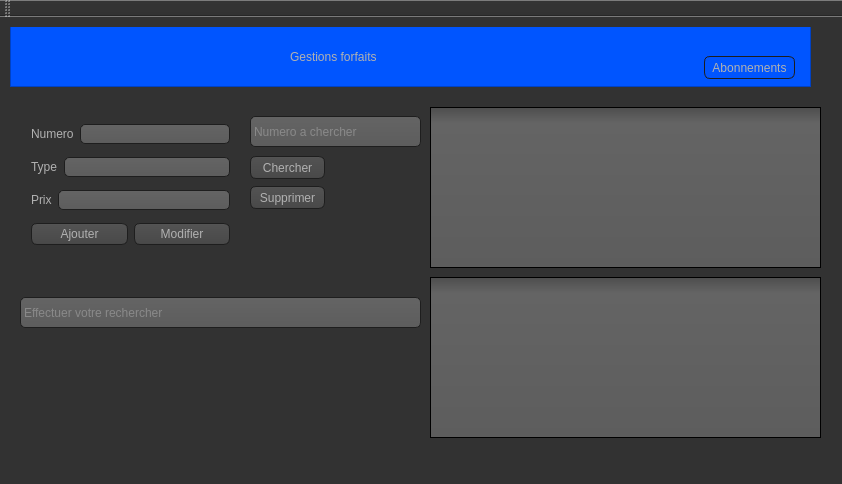
<?xml version="1.0" encoding="UTF-8"?>
<ui version="4.0">
 <class>Smart_abonnement</class>
 <widget class="QMainWindow" name="Smart_abonnement">
  <property name="geometry">
   <rect>
    <x>0</x>
    <y>0</y>
    <width>842</width>
    <height>484</height>
   </rect>
  </property>
  <property name="windowTitle">
   <string>Smart_abonnement</string>
  </property>
  <property name="styleSheet">
   <string notr="true">
Qlabel
{
 
	font: 16pt &quot;MS Shell Dlg 2&quot;;
    color:blue;
}


QFrame
{
background-color:#0F52BA;
}

QLabel
{
font: 12pt &quot;MS Shell Dlg 2&quot;;
color:rgb(255, 255, 255);
}
QPushButton:hover
{
color:white;
border-radius:15px;
background:#000080;
}







QToolTip
{
     border: 1px solid black;
     background-color: #ffa02f;
     padding: 1px;
     border-radius: 3px;
     opacity: 100;
}

QWidget
{
    color: #b1b1b1;
    background-color: #323232;
}

QWidget:item:hover
{
    background-color: QLinearGradient( x1: 0, y1: 0, x2: 0, y2: 1, stop: 0 #ffa02f, stop: 1 #ca0619);
    color: #000000;
}

QWidget:item:selected
{
    background-color: QLinearGradient( x1: 0, y1: 0, x2: 0, y2: 1, stop: 0 #ffa02f, stop: 1 #d7801a);
}

QMenuBar::item
{
    background: transparent;
}

QMenuBar::item:selected
{
    background: transparent;
    border: 1px solid #ffaa00;
}

QMenuBar::item:pressed
{
    background: #444;
    border: 1px solid #000;
    background-color: QLinearGradient(
        x1:0, y1:0,
        x2:0, y2:1,
        stop:1 #212121,
        stop:0.4 #343434/*,
        stop:0.2 #343434,
        stop:0.1 #ffaa00*/
    );
    margin-bottom:-1px;
    padding-bottom:1px;
}

QMenu
{
    border: 1px solid #000;
}

QMenu::item
{
    padding: 2px 20px 2px 20px;
}

QMenu::item:selected
{
    color: #000000;
}

QWidget:disabled
{
    color: #404040;
    background-color: #323232;
}

QAbstractItemView
{
    background-color: QLinearGradient( x1: 0, y1: 0, x2: 0, y2: 1, stop: 0 #4d4d4d, stop: 0.1 #646464, stop: 1 #5d5d5d);
}

QWidget:focus
{
    /*border: 2px solid QLinearGradient( x1: 0, y1: 0, x2: 0, y2: 1, stop: 0 #ffa02f, stop: 1 #d7801a);*/
}

QLineEdit
{
    background-color: QLinearGradient( x1: 0, y1: 0, x2: 0, y2: 1, stop: 0 #4d4d4d, stop: 0 #646464, stop: 1 #5d5d5d);
    padding: 1px;
    border-style: solid;
    border: 1px solid #1e1e1e;
    border-radius: 5;
}

QPushButton
{
    color: #b1b1b1;
    background-color: QLinearGradient( x1: 0, y1: 0, x2: 0, y2: 1, stop: 0 #565656, stop: 0.1 #525252, stop: 0.5 #4e4e4e, stop: 0.9 #4a4a4a, stop: 1 #464646);
    border-width: 1px;
    border-color: #1e1e1e;
    border-style: solid;
    border-radius: 6;
    padding: 3px;
    font-size: 12px;
    padding-left: 5px;
    padding-right: 5px;
}

QPushButton:pressed
{
    background-color: QLinearGradient( x1: 0, y1: 0, x2: 0, y2: 1, stop: 0 #2d2d2d, stop: 0.1 #2b2b2b, stop: 0.5 #292929, stop: 0.9 #282828, stop: 1 #252525);
}

QComboBox
{
    selection-background-color: #ffaa00;
    background-color: QLinearGradient( x1: 0, y1: 0, x2: 0, y2: 1, stop: 0 #565656, stop: 0.1 #525252, stop: 0.5 #4e4e4e, stop: 0.9 #4a4a4a, stop: 1 #464646);
    border-style: solid;
    border: 1px solid #1e1e1e;
    border-radius: 5;
}

QComboBox:hover,QPushButton:hover
{
    border: 2px solid QLinearGradient( x1: 0, y1: 0, x2: 0, y2: 1, stop: 0 #ffa02f, stop: 1 #d7801a);
}


QComboBox:on
{
    padding-top: 3px;
    padding-left: 4px;
    background-color: QLinearGradient( x1: 0, y1: 0, x2: 0, y2: 1, stop: 0 #2d2d2d, stop: 0.1 #2b2b2b, stop: 0.5 #292929, stop: 0.9 #282828, stop: 1 #252525);
    selection-background-color: #ffaa00;
}

QComboBox QAbstractItemView
{
    border: 2px solid darkgray;
    selection-background-color: QLinearGradient( x1: 0, y1: 0, x2: 0, y2: 1, stop: 0 #ffa02f, stop: 1 #d7801a);
}

QComboBox::drop-down
{
     subcontrol-origin: padding;
     subcontrol-position: top right;
     width: 15px;

     border-left-width: 0px;
     border-left-color: darkgray;
     border-left-style: solid; /* just a single line */
     border-top-right-radius: 3px; /* same radius as the QComboBox */
     border-bottom-right-radius: 3px;
 }

QComboBox::down-arrow
{
     image: url(:/down_arrow.png);
}

QGroupBox:focus
{
border: 2px solid QLinearGradient( x1: 0, y1: 0, x2: 0, y2: 1, stop: 0 #ffa02f, stop: 1 #d7801a);
}

QTextEdit:focus
{
    border: 2px solid QLinearGradient( x1: 0, y1: 0, x2: 0, y2: 1, stop: 0 #ffa02f, stop: 1 #d7801a);
}

QScrollBar:horizontal {
     border: 1px solid #222222;
     background: QLinearGradient( x1: 0, y1: 0, x2: 0, y2: 1, stop: 0.0 #121212, stop: 0.2 #282828, stop: 1 #484848);
     height: 10px;
     margin: 0px 16px 0 16px;
}

QScrollBar::handle:horizontal
{
      background: QLinearGradient( x1: 0, y1: 0, x2: 1, y2: 0, stop: 0 #ffa02f, stop: 0.5 #d7801a, stop: 1 #ffa02f);
      min-height: 20px;
      border-radius: 2px;
}

QScrollBar::add-line:horizontal {
      border: 1px solid #1b1b19;
      border-radius: 2px;
      background: QLinearGradient( x1: 0, y1: 0, x2: 1, y2: 0, stop: 0 #ffa02f, stop: 1 #d7801a);
      width: 14px;
      subcontrol-position: right;
      subcontrol-origin: margin;
}

QScrollBar::sub-line:horizontal {
      border: 1px solid #1b1b19;
      border-radius: 2px;
      background: QLinearGradient( x1: 0, y1: 0, x2: 1, y2: 0, stop: 0 #ffa02f, stop: 1 #d7801a);
      width: 14px;
     subcontrol-position: left;
     subcontrol-origin: margin;
}

QScrollBar::right-arrow:horizontal, QScrollBar::left-arrow:horizontal
{
      border: 1px solid black;
      width: 1px;
      height: 1px;
      background: white;
}

QScrollBar::add-page:horizontal, QScrollBar::sub-page:horizontal
{
      background: none;
}

QScrollBar:vertical
{
      background: QLinearGradient( x1: 0, y1: 0, x2: 1, y2: 0, stop: 0.0 #121212, stop: 0.2 #282828, stop: 1 #484848);
      width: 7px;
      margin: 16px 0 16px 0;
      border: 1px solid #222222;
}

QScrollBar::handle:vertical
{
      background: QLinearGradient( x1: 0, y1: 0, x2: 0, y2: 1, stop: 0 #ffa02f, stop: 0.5 #d7801a, stop: 1 #ffa02f);
      min-height: 20px;
      border-radius: 2px;
}

QScrollBar::add-line:vertical
{
      border: 1px solid #1b1b19;
      border-radius: 2px;
      background: QLinearGradient( x1: 0, y1: 0, x2: 0, y2: 1, stop: 0 #ffa02f, stop: 1 #d7801a);
      height: 14px;
      subcontrol-position: bottom;
      subcontrol-origin: margin;
}

QScrollBar::sub-line:vertical
{
      border: 1px solid #1b1b19;
      border-radius: 2px;
      background: QLinearGradient( x1: 0, y1: 0, x2: 0, y2: 1, stop: 0 #d7801a, stop: 1 #ffa02f);
      height: 14px;
      subcontrol-position: top;
      subcontrol-origin: margin;
}

QScrollBar::up-arrow:vertical, QScrollBar::down-arrow:vertical
{
      border: 1px solid black;
      width: 1px;
      height: 1px;
      background: white;
}


QScrollBar::add-page:vertical, QScrollBar::sub-page:vertical
{
      background: none;
}

QTextEdit
{
    background-color: #242424;
}

QPlainTextEdit
{
    background-color: #000080;
}

QHeaderView::section
{
    background-color: QLinearGradient(x1:0, y1:0, x2:0, y2:1, stop:0 #616161, stop: 0.5 #505050, stop: 0.6 #434343, stop:1 #656565);
    color: white;
    padding-left: 4px;
    border: 1px solid #6c6c6c;
}

QCheckBox:disabled
{
color: #414141;
}

QDockWidget::title
{
    text-align: center;
    spacing: 3px; /* spacing between items in the tool bar */
    background-color: QLinearGradient(x1:0, y1:0, x2:0, y2:1, stop:0 #323232, stop: 0.5 #242424, stop:1 #323232);
}

QDockWidget::close-button, QDockWidget::float-button
{
    text-align: center;
    spacing: 1px; /* spacing between items in the tool bar */
    background-color: QLinearGradient(x1:0, y1:0, x2:0, y2:1, stop:0 #323232, stop: 0.5 #242424, stop:1 #323232);
}

QDockWidget::close-button:hover, QDockWidget::float-button:hover
{
    background: #242424;
}

QDockWidget::close-button:pressed, QDockWidget::float-button:pressed
{
    padding: 1px -1px -1px 1px;
}

QMainWindow::separator
{
    background-color: QLinearGradient(x1:0, y1:0, x2:0, y2:1, stop:0 #161616, stop: 0.5 #151515, stop: 0.6 #212121, stop:1 #343434);
    color: white;
    padding-left: 4px;
    border: 1px solid #4c4c4c;
    spacing: 3px; /* spacing between items in the tool bar */
}

QMainWindow::separator:hover
{

    background-color: QLinearGradient(x1:0, y1:0, x2:0, y2:1, stop:0 #d7801a, stop:0.5 #b56c17 stop:1 #ffa02f);
    color: white;
    padding-left: 4px;
    border: 1px solid #6c6c6c;
    spacing: 3px; /* spacing between items in the tool bar */
}

QToolBar::handle
{
     spacing: 3px; /* spacing between items in the tool bar */
     background: url(:/images/handle.png);
}

QMenu::separator
{
    height: 2px;
    background-color: QLinearGradient(x1:0, y1:0, x2:0, y2:1, stop:0 #161616, stop: 0.5 #151515, stop: 0.6 #212121, stop:1 #343434);
    color: white;
    padding-left: 4px;
    margin-left: 10px;
    margin-right: 5px;
}

QProgressBar
{
    border: 2px solid grey;
    border-radius: 5px;
    text-align: center;
}

QProgressBar::chunk
{
    background-color: #d7801a;
    width: 2.15px;
    margin: 0.5px;
}



QRadioButton::indicator:checked, QRadioButton::indicator:unchecked{
    color: #b1b1b1;
    background-color: #323232;
    border: 1px solid #b1b1b1;
    border-radius: 6px;
}

QRadioButton::indicator:checked
{
    background-color: qradialgradient(
        cx: 0.5, cy: 0.5,
        fx: 0.5, fy: 0.5,
        radius: 1.0,
        stop: 0.25 #ffaa00,
        stop: 0.3 #323232
    );
}

QCheckBox::indicator{
    color: #b1b1b1;
    background-color: #323232;
    border: 1px solid #b1b1b1;
    width: 9px;
    height: 9px;
}

QRadioButton::indicator
{
    border-radius: 6px;
}

QRadioButton::indicator:hover, QCheckBox::indicator:hover
{
    border: 1px solid #ffaa00;
}

QCheckBox::indicator:checked
{
    image:url(:/images/checkbox.png);
}

QCheckBox::indicator:disabled, QRadioButton::indicator:disabled
{
    border: 1px solid #444;
}

QTabBar::tab {
    color: #b1b1b1;
    border: 1px solid #444;
    border-bottom-style: none;
    background-color: #323232;
    padding-left: 10px;
    padding-right: 10px;
    padding-top: 3px;
    padding-bottom: 2px;
    margin-right: -1px;
}

QTabWidget::pane {
    border: 1px solid #444;
    top: 1px;
}

QTabBar::tab:last
{
    margin-right: 0; /* the last selected tab has nothing to overlap with on the right */
    border-top-right-radius: 3px;
}

QTabBar::tab:first:!selected
{
 margin-left: 0px; /* the last selected tab has nothing to overlap with on the right */


    border-top-left-radius: 3px;
}

QTabBar::tab:!selected
{
    color: #b1b1b1;
    border-bottom-style: solid;
    margin-top: 3px;
    background-color: QLinearGradient(x1:0, y1:0, x2:0, y2:1, stop:1 #212121, stop:.4 #343434);
}

QTabBar::tab:selected
{
    border-top-left-radius: 3px;
    border-top-right-radius: 3px;
    margin-bottom: 0px;
}

QTabBar::tab:!selected:hover
{
    /*border-top: 2px solid #ffaa00;
    padding-bottom: 3px;*/
    border-top-left-radius: 3px;
    border-top-right-radius: 3px;
    background-color: QLinearGradient(x1:0, y1:0, x2:0, y2:1, stop:1 #212121, stop:0.4 #343434, stop:0.2 #343434, stop:0.1 #ffaa00);
}

</string>
  </property>
  <widget class="QWidget" name="centralWidget">
   <widget class="QStackedWidget" name="stackedWidget">
    <property name="geometry">
     <rect>
      <x>10</x>
      <y>10</y>
      <width>811</width>
      <height>421</height>
     </rect>
    </property>
    <property name="currentIndex">
     <number>1</number>
    </property>
    <widget class="QWidget" name="page">
     <widget class="QFrame" name="frame">
      <property name="geometry">
       <rect>
        <x>0</x>
        <y>0</y>
        <width>801</width>
        <height>61</height>
       </rect>
      </property>
      <property name="styleSheet">
       <string notr="true">
background-color: rgb(0, 85, 255);</string>
      </property>
      <property name="frameShape">
       <enum>QFrame::StyledPanel</enum>
      </property>
      <property name="frameShadow">
       <enum>QFrame::Raised</enum>
      </property>
      <widget class="QLabel" name="label_4">
       <property name="geometry">
        <rect>
         <x>280</x>
         <y>10</y>
         <width>271</width>
         <height>41</height>
        </rect>
       </property>
       <property name="text">
        <string>Gestions abonnements</string>
       </property>
      </widget>
      <widget class="QPushButton" name="pushButton_9">
       <property name="geometry">
        <rect>
         <x>710</x>
         <y>30</y>
         <width>75</width>
         <height>23</height>
        </rect>
       </property>
       <property name="text">
        <string>Forfaits</string>
       </property>
      </widget>
     </widget>
     <widget class="QTableView" name="tableView_abonne">
      <property name="geometry">
       <rect>
        <x>420</x>
        <y>81</y>
        <width>391</width>
        <height>161</height>
       </rect>
      </property>
     </widget>
     <widget class="QPushButton" name="pushButton_3">
      <property name="geometry">
       <rect>
        <x>240</x>
        <y>130</y>
        <width>75</width>
        <height>23</height>
       </rect>
      </property>
      <property name="text">
       <string>Chercher</string>
      </property>
     </widget>
     <widget class="QLineEdit" name="chercher">
      <property name="geometry">
       <rect>
        <x>240</x>
        <y>90</y>
        <width>171</width>
        <height>31</height>
       </rect>
      </property>
      <property name="placeholderText">
       <string>Numero a chercher</string>
      </property>
     </widget>
     <widget class="QPushButton" name="pushButton_4">
      <property name="geometry">
       <rect>
        <x>240</x>
        <y>160</y>
        <width>75</width>
        <height>23</height>
       </rect>
      </property>
      <property name="text">
       <string>Supprimer</string>
      </property>
     </widget>
     <widget class="QTableView" name="tableView_abonne_4">
      <property name="geometry">
       <rect>
        <x>420</x>
        <y>250</y>
        <width>391</width>
        <height>161</height>
       </rect>
      </property>
     </widget>
     <widget class="QLineEdit" name="chercher_2">
      <property name="geometry">
       <rect>
        <x>10</x>
        <y>270</y>
        <width>401</width>
        <height>31</height>
       </rect>
      </property>
      <property name="placeholderText">
       <string>Effectuer votre rechercher</string>
      </property>
     </widget>
     <widget class="QWidget" name="">
      <property name="geometry">
       <rect>
        <x>10</x>
        <y>80</y>
        <width>221</width>
        <height>161</height>
       </rect>
      </property>
      <layout class="QVBoxLayout" name="verticalLayout">
       <item>
        <layout class="QHBoxLayout" name="horizontalLayout">
         <item>
          <widget class="QLabel" name="label">
           <property name="text">
            <string>Numero</string>
           </property>
          </widget>
         </item>
         <item>
          <widget class="QLineEdit" name="numero"/>
         </item>
        </layout>
       </item>
       <item>
        <layout class="QHBoxLayout" name="horizontalLayout_2">
         <item>
          <widget class="QLabel" name="label_2">
           <property name="text">
            <string>Nom</string>
           </property>
          </widget>
         </item>
         <item>
          <widget class="QLineEdit" name="nom"/>
         </item>
        </layout>
       </item>
       <item>
        <layout class="QHBoxLayout" name="horizontalLayout_3">
         <item>
          <widget class="QLabel" name="label_3">
           <property name="text">
            <string>Prenom</string>
           </property>
          </widget>
         </item>
         <item>
          <widget class="QLineEdit" name="prenom"/>
         </item>
        </layout>
       </item>
       <item>
        <layout class="QHBoxLayout" name="horizontalLayout_4">
         <item>
          <widget class="QPushButton" name="pushButton_2">
           <property name="text">
            <string>Ajouter</string>
           </property>
          </widget>
         </item>
         <item>
          <widget class="QPushButton" name="pushButton">
           <property name="text">
            <string>Modifier</string>
           </property>
          </widget>
         </item>
        </layout>
       </item>
      </layout>
     </widget>
    </widget>
    <widget class="QWidget" name="page_2">
     <widget class="QLineEdit" name="chercher_3">
      <property name="geometry">
       <rect>
        <x>240</x>
        <y>89</y>
        <width>171</width>
        <height>31</height>
       </rect>
      </property>
      <property name="placeholderText">
       <string>Numero a chercher</string>
      </property>
     </widget>
     <widget class="QWidget" name="layoutWidget">
      <property name="geometry">
       <rect>
        <x>10</x>
        <y>79</y>
        <width>221</width>
        <height>161</height>
       </rect>
      </property>
      <layout class="QVBoxLayout" name="verticalLayout_2">
       <item>
        <layout class="QHBoxLayout" name="horizontalLayout_5">
         <item>
          <widget class="QLabel" name="label_5">
           <property name="text">
            <string>Numero</string>
           </property>
          </widget>
         </item>
         <item>
          <widget class="QLineEdit" name="numero_2"/>
         </item>
        </layout>
       </item>
       <item>
        <layout class="QHBoxLayout" name="horizontalLayout_6">
         <item>
          <widget class="QLabel" name="label_6">
           <property name="text">
            <string>Type</string>
           </property>
          </widget>
         </item>
         <item>
          <widget class="QLineEdit" name="nom_2"/>
         </item>
        </layout>
       </item>
       <item>
        <layout class="QHBoxLayout" name="horizontalLayout_7">
         <item>
          <widget class="QLabel" name="label_7">
           <property name="text">
            <string>Prix</string>
           </property>
          </widget>
         </item>
         <item>
          <widget class="QLineEdit" name="prenom_2"/>
         </item>
        </layout>
       </item>
       <item>
        <layout class="QHBoxLayout" name="horizontalLayout_8">
         <item>
          <widget class="QPushButton" name="pushButton_5">
           <property name="text">
            <string>Ajouter</string>
           </property>
          </widget>
         </item>
         <item>
          <widget class="QPushButton" name="pushButton_6">
           <property name="text">
            <string>Modifier</string>
           </property>
          </widget>
         </item>
        </layout>
       </item>
      </layout>
     </widget>
     <widget class="QTableView" name="tableView_abonne_2">
      <property name="geometry">
       <rect>
        <x>420</x>
        <y>80</y>
        <width>391</width>
        <height>161</height>
       </rect>
      </property>
     </widget>
     <widget class="QPushButton" name="pushButton_7">
      <property name="geometry">
       <rect>
        <x>240</x>
        <y>129</y>
        <width>75</width>
        <height>23</height>
       </rect>
      </property>
      <property name="text">
       <string>Chercher</string>
      </property>
     </widget>
     <widget class="QFrame" name="frame_2">
      <property name="geometry">
       <rect>
        <x>0</x>
        <y>-1</y>
        <width>801</width>
        <height>61</height>
       </rect>
      </property>
      <property name="styleSheet">
       <string notr="true">background-color: rgb(0, 85, 255);</string>
      </property>
      <property name="frameShape">
       <enum>QFrame::StyledPanel</enum>
      </property>
      <property name="frameShadow">
       <enum>QFrame::Raised</enum>
      </property>
      <widget class="QLabel" name="label_8">
       <property name="geometry">
        <rect>
         <x>280</x>
         <y>10</y>
         <width>271</width>
         <height>41</height>
        </rect>
       </property>
       <property name="text">
        <string>Gestions forfaits</string>
       </property>
      </widget>
      <widget class="QPushButton" name="pushButton_10">
       <property name="geometry">
        <rect>
         <x>694</x>
         <y>30</y>
         <width>91</width>
         <height>23</height>
        </rect>
       </property>
       <property name="text">
        <string>Abonnements</string>
       </property>
      </widget>
     </widget>
     <widget class="QPushButton" name="pushButton_8">
      <property name="geometry">
       <rect>
        <x>240</x>
        <y>159</y>
        <width>75</width>
        <height>23</height>
       </rect>
      </property>
      <property name="text">
       <string>Supprimer</string>
      </property>
     </widget>
     <widget class="QLineEdit" name="chercher_4">
      <property name="geometry">
       <rect>
        <x>10</x>
        <y>270</y>
        <width>401</width>
        <height>31</height>
       </rect>
      </property>
      <property name="placeholderText">
       <string>Effectuer votre rechercher</string>
      </property>
     </widget>
     <widget class="QTableView" name="tableView_abonne_3">
      <property name="geometry">
       <rect>
        <x>420</x>
        <y>250</y>
        <width>391</width>
        <height>161</height>
       </rect>
      </property>
     </widget>
    </widget>
   </widget>
  </widget>
  <widget class="QMenuBar" name="menuBar">
   <property name="geometry">
    <rect>
     <x>0</x>
     <y>0</y>
     <width>842</width>
     <height>21</height>
    </rect>
   </property>
  </widget>
  <widget class="QToolBar" name="mainToolBar">
   <attribute name="toolBarArea">
    <enum>TopToolBarArea</enum>
   </attribute>
   <attribute name="toolBarBreak">
    <bool>false</bool>
   </attribute>
  </widget>
  <widget class="QStatusBar" name="statusBar"/>
 </widget>
 <layoutdefault spacing="6" margin="11"/>
 <resources/>
 <connections/>
</ui>
